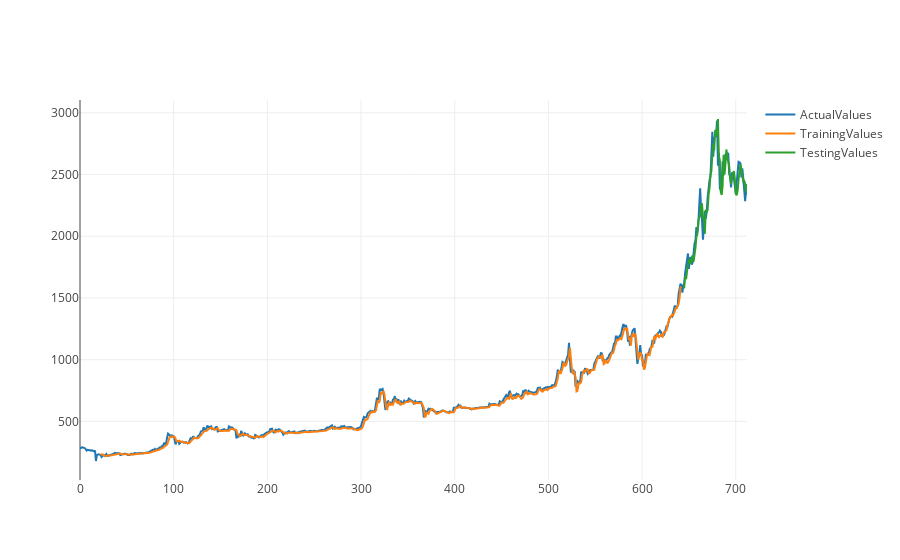

The code cell stored with this chart in its notebook:
### Code cell
import plotly as py
import plotly.graph_objs as go
from plotly.offline import init_notebook_mode, iplot

init_notebook_mode(connected=True)

Actual = pd.DataFrame(prices, columns=["close"], index=all_df.index).close
Training = pd.DataFrame(trainPredictPlot, columns=["close"], index=all_df.index).close
Testing = pd.DataFrame(testPredictPlot, columns=["close"], index=all_df.index).close

ActualValues = go.Scatter( x = np.arange(Actual.shape[0]), y = Actual, name = 'ActualValues')
TrainingValues = go.Scatter( x = np.arange(Training.shape[0]), y = Training, name = 'TrainingValues')
TestingValues = go.Scatter( x = np.arange(Testing.shape[0]), y = Testing, name = 'TestingValues')

iplot([ActualValues,TrainingValues, TestingValues])

### Figure 1 — Plotly figure (JSON) as saved in the notebook; plotly's stock layout.template omitted (floating-point values rounded to 4 significant figures; data arrays with more than 128 entries replaced by an {"elided": "..."} marker saying what was removed)
{"data": [{"name": "ActualValues", "type": "scatter", "x": {"elided": "713 int values"}, "y": {"elided": "713 float values"}}, {"name": "TrainingValues", "type": "scatter", "x": {"elided": "713 int values"}, "y": {"elided": "713 float values"}}, {"name": "TestingValues", "type": "scatter", "x": {"elided": "713 int values"}, "y": {"elided": "713 float values"}}], "layout": {}}
